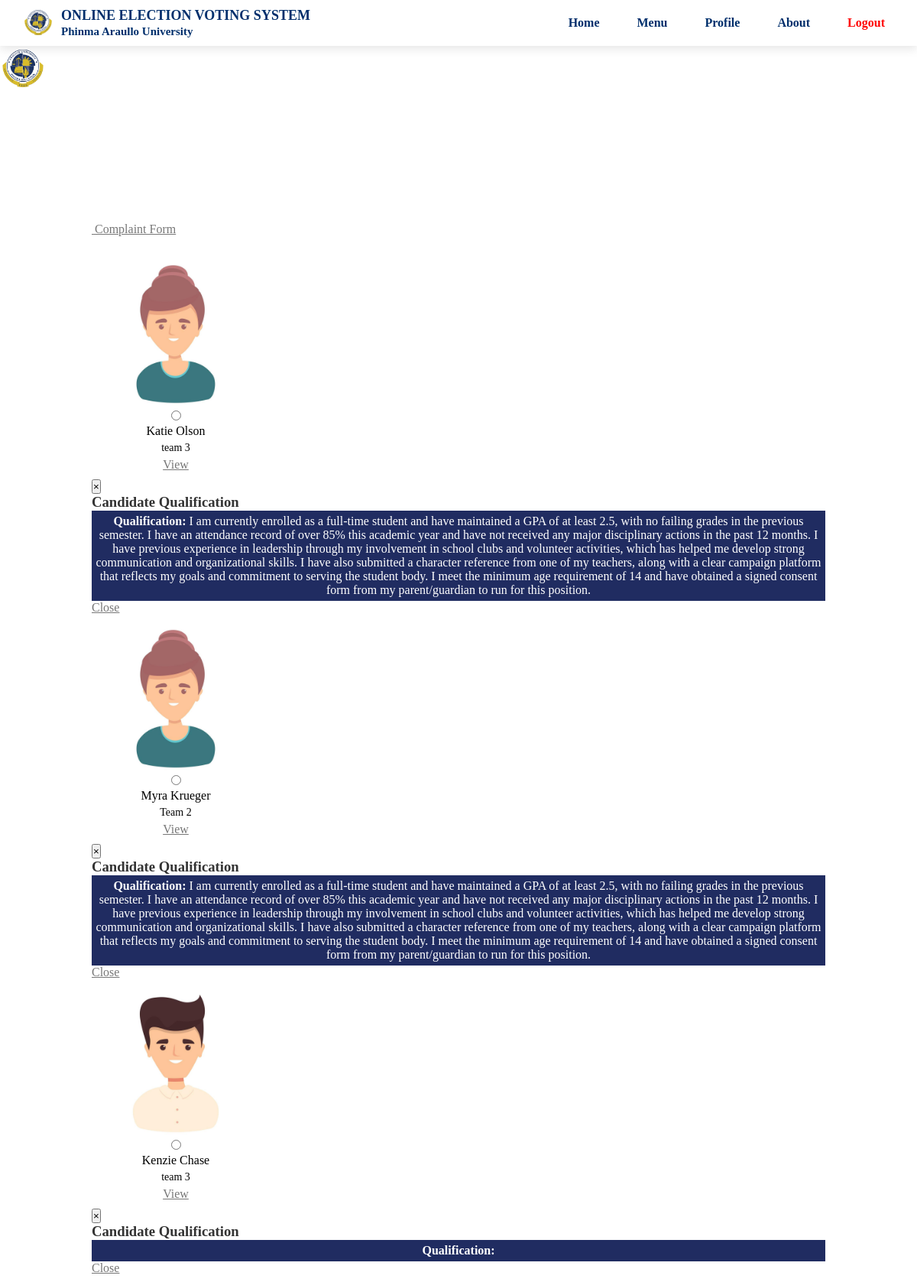
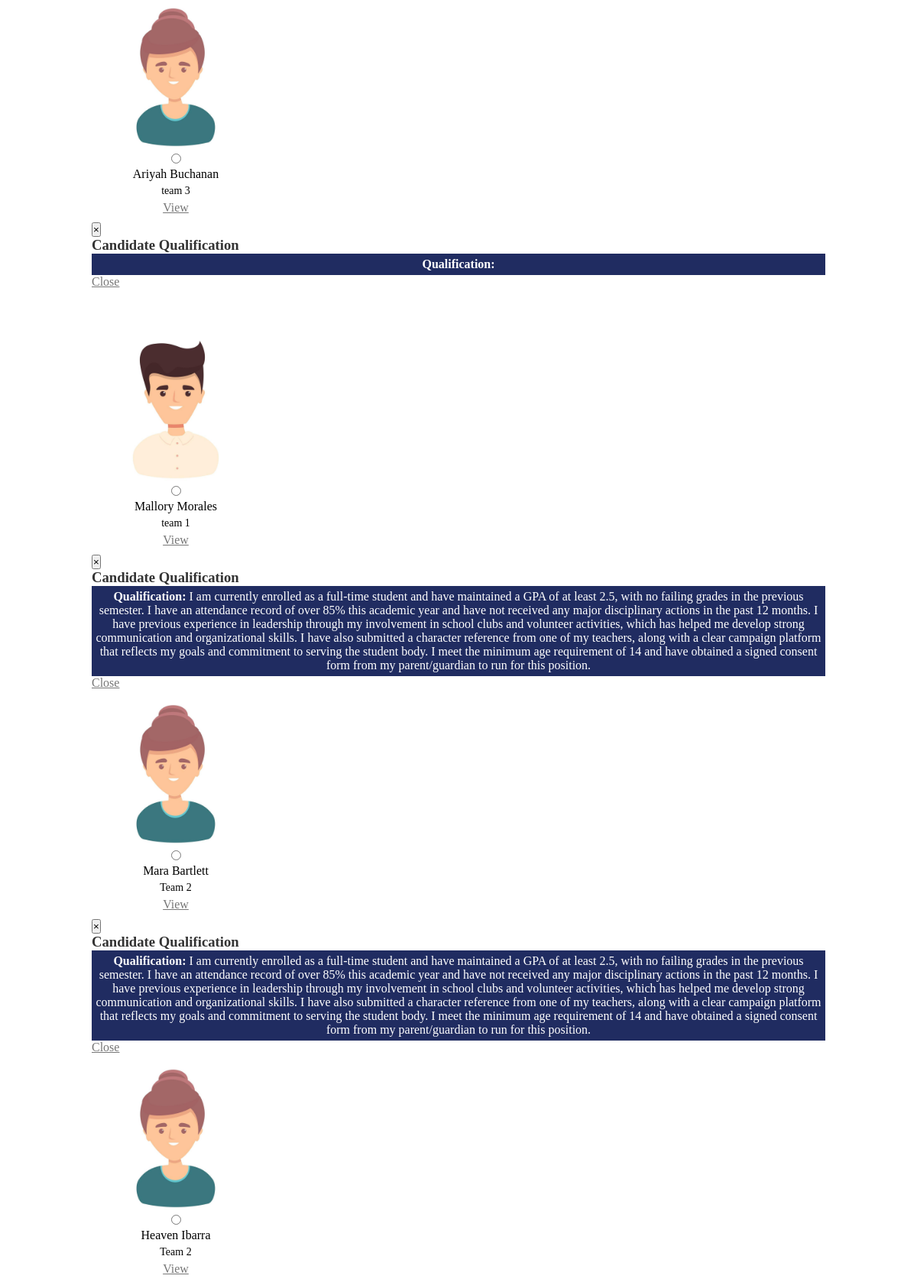
Screenshot of /admin/voting.php (signed in, upper part) with the database file from the repository (2 pictures, top to bottom).
### tables this page shows
CREATE TABLE `candidate` (
  `CandidateID` int(11) NOT NULL,
  `abc` varchar(1) NOT NULL,
  `Position` varchar(200) NOT NULL,
  `Party` varchar(100) NOT NULL,
  `FirstName` varchar(200) NOT NULL,
  `LastName` varchar(200) NOT NULL,
  `MiddleName` varchar(100) NOT NULL,
  `Gender` varchar(6) NOT NULL,
  `Year` varchar(100) NOT NULL,
  `Photo` varchar(200) NOT NULL,
  `Qualification` text NOT NULL
);

### admin/voting.php (the view, shortened to what this page needs)
<?php
include('dbcon.php');
include('header.php');
?>
<link rel="stylesheet" type="text/css" href="admin/css/style.css" />
</head>
<body>
<div class="navbar navbar-fixed-top">
    <div class="navbar-inner">
        <div class="container">
            <a class="brand">
                <img src="admin/images/au.png" width="60" height="60">
            </a>
            <a class="brand">
                <h2 style="color: white; transition: color 0.3s;" onmouseover="this.style.color='#d5b60a'" onmouseout="this.style.color='white'">ONLINE ELECTION VOTING SYSTEM</h2>
                <div class="chmsc_nav" style="font-size: 18px; color: #fff; transition: color 0.3s; cursor: pointer;" onmouseover="this.style.color='#ffd400'" onmouseout="this.style.color='#fff'">Phinma Araullo University - South</div>
            </a>
        </div>
    </div>
</div>
<div class="wrapper">
    <div class="hero-body-voting">
        <div class="vote_wise" onmouseover="this.style.color='#d5b60a'" onmouseout="this.style.color='white'" style="color: white; font-size: 36px;">
        </div>
        <div class="help">
            <a class="btn btn-info" id="help" href="complaint_form.php">
                <i class="icon-info-sign icon-large"></i>&nbsp;Complaint Form
            </a>
        </div>
    </div>
    <form method="post" action="vote.php">
        <?php
        $positions = [
            'President',
            'Vice-President',
            'Governor',
            'Vice-Governor',
            'Secretary',
            'Treasurer',
            'Social-Media Officer',
            'Representative'
        ];
        foreach ($positions as $position):
            $safe_position = mysqli_real_escape_string($conn, $position);
            $query = mysqli_query($conn, "SELECT * FROM candidate WHERE Position='$safe_position'") or die(mysqli_error($conn));
            if (mysqli_num_rows($query) > 0):
        ?>
        <div class="position-align" style="margin-bottom:30px;">
            <div class="hero-body-candidate">
                <font color="white">Candidate for <?php echo htmlspecialchars($position); ?></font>
            </div>
            <div class="candidates">
                <div class="candidate-margin">
                    <?php while ($row = mysqli_fetch_assoc($query)):
                        $photo = $row['Photo'];
                        $parts = explode('/', $photo);
                        $filename = array_pop($parts);
                        $folder = implode('/', $parts);
                        $photo_url = 'admin/' . ($folder ? $folder . '/' : 'upload/') . rawurlencode($filename);
                    ?>
                    <label style="
    display: inline-block;
    text-align: center;
    margin: 10px;
    position: relative;
    color: black;
    cursor: pointer;
    transition: color 0.3s ease;
"
onmouseover="this.style.color='#196F38'; this.querySelector('.candidate-photo').style.filter='brightness(0.85)';"
onmouseout="this.style.color='black'; this.querySelector('.candidate-photo').style.filter='none';"
>
    <img class="candidate-photo" src="<?php echo htmlspecialchars($photo_url); ?>" width="200" height="200" border="0" style="transition: filter 0.3s ease;"><br>
  <input type="radio"
       name="<?php echo strtolower(str_replace(['-', ' '], '_', $position)); ?>"
       value="<?php echo $row['CandidateID']; ?>"
       required
       style="accent-color: #196F38; transition: accent-color 0.3s ease;"
       onmouseover="this.style.accentColor='#196F38';"
       onmouseout="this.style.accentColor='#196F38';"
>
                        <div style="margin-top:5px;"><?php echo htmlspecialchars($row['FirstName'] . " " . $row['LastName']); ?></div>
<div style="margin-top:5px; font-size: 14px; color: #000;"><?php echo htmlspecialchars($row['Party']); ?></div>
                        <a class="btn btn-info btn-small" data-toggle="modal" href="#viewModal<?php echo $row['CandidateID']; ?>" style="margin-top:5px; display: inline-block;">
                            <i class="icon-list icon-large"></i> View
                        </a>
                    </label>
<div class="modal hide fade" id="viewModal<?php echo $row['CandidateID']; ?>">
    <div class="modal-header">
        <button type="button" class="close" data-dismiss="modal">×</button>
        <h3>Candidate Qualification</h3>
    </div>
    <div class="modal-body" style="text-align:center; background-color:#202c61; color:white;">
        <p><strong>Qualification:</strong> <?php echo htmlspecialchars($row['Qualification']); ?></p>
    </div>
    <div class="modal-footer">
        <a href="#" class="btn" data-dismiss="modal">Close</a>
    </div>
</div>
                    <?php endwhile; ?>
                </div>
            </div>
        </div>
        <?php
            endif;
        endforeach;
        ?>
    </form>
    <br />
</div>
</body>
</html>

### admin/css/style.css (style rules this page uses)
* { margin: 0; padding: 0; }
body { background: #fff url(../images/bg.gif) repeat top left; color: #333; }
a { color: #777; }
p { padding: 5px 0px; }
.wrapper { width: 960px; margin: 10px auto; min-height: 550px; margin-top: 81px; }

### rows the page displays
candidate: FirstName+LastName "Katie Olson", Party "team 3", Qualification "I am currently enrolled as a full-time student and have maintained a GPA of at least 2.5, with no failing grades in the previous semester. I have an attendance record of over 85% this academic year and have not received any major disciplinary actions in the past 12 months. I have previous experience in leadership through my involvement in school clubs and volunteer activities, which has helped me develop strong communication and organizational skills. I have also submitted a character reference from one of my teachers, along with a clear campaign platform that reflects my goals and commitment to serving the student body. I meet the minimum age requirement of 14 and have obtained a signed…"
candidate: FirstName+LastName "Myra Krueger", Party "Team 2", Qualification "I am currently enrolled as a full-time student and have maintained a GPA of at least 2.5, with no failing grades in the previous semester. I have an attendance record of over 85% this academic year and have not received any major disciplinary actions in the past 12 months. I have previous experience in leadership through my involvement in school clubs and volunteer activities, which has helped me develop strong communication and organizational skills. I have also submitted a character reference from one of my teachers, along with a clear campaign platform that reflects my goals and commitment to serving the student body. I meet the minimum age requirement of 14 and have obtained a signed…"
candidate: FirstName+LastName "Kenzie Chase", Party "team 3"
candidate: FirstName+LastName "Ariyah Buchanan", Party "team 3"
candidate: FirstName+LastName "Mallory Morales", Party "team 1", Qualification "I am currently enrolled as a full-time student and have maintained a GPA of at least 2.5, with no failing grades in the previous semester. I have an attendance record of over 85% this academic year and have not received any major disciplinary actions in the past 12 months. I have previous experience in leadership through my involvement in school clubs and volunteer activities, which has helped me develop strong communication and organizational skills. I have also submitted a character reference from one of my teachers, along with a clear campaign platform that reflects my goals and commitment to serving the student body. I meet the minimum age requirement of 14 and have obtained a signed…"
candidate: FirstName+LastName "Mara Bartlett", Party "Team 2", Qualification "I am currently enrolled as a full-time student and have maintained a GPA of at least 2.5, with no failing grades in the previous semester. I have an attendance record of over 85% this academic year and have not received any major disciplinary actions in the past 12 months. I have previous experience in leadership through my involvement in school clubs and volunteer activities, which has helped me develop strong communication and organizational skills. I have also submitted a character reference from one of my teachers, along with a clear campaign platform that reflects my goals and commitment to serving the student body. I meet the minimum age requirement of 14 and have obtained a signed…"
candidate: FirstName+LastName "Heaven Ibarra", Party "Team 2"
